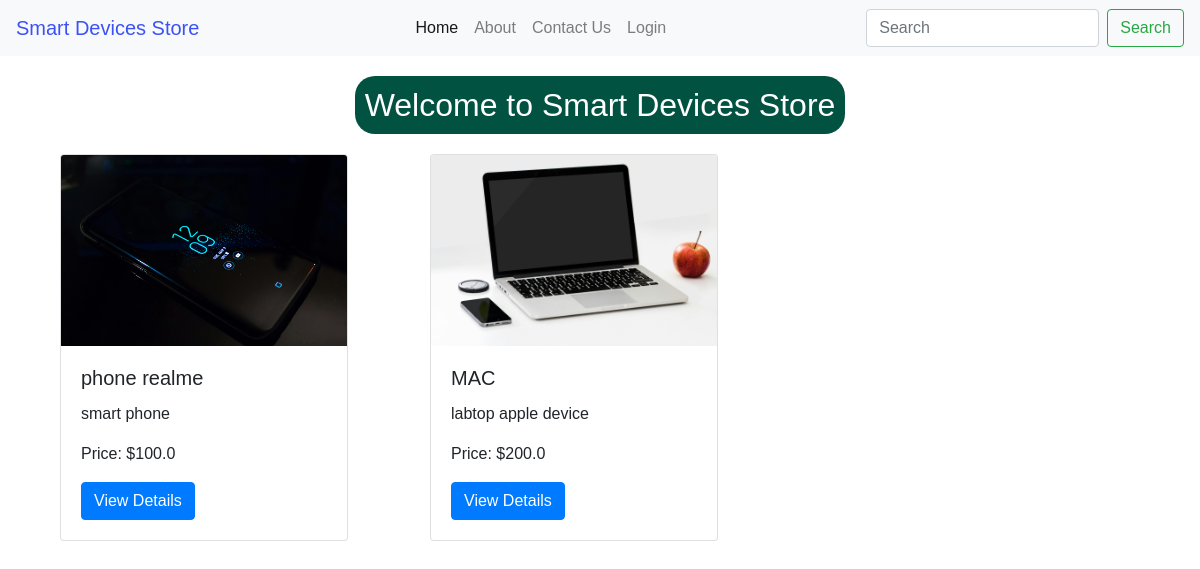
Before: / with the older database file.
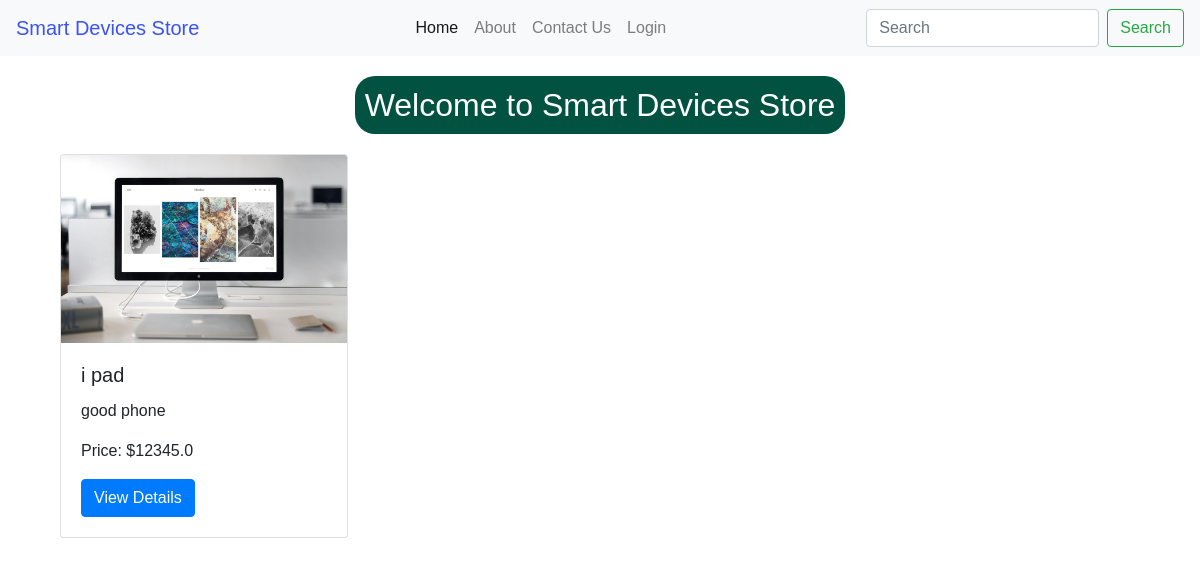
After: the same page with the newer database file.
### app/models.py (models this page shows)
class Product(db.Model):
    id = db.Column(db.Integer, primary_key=True)
    name = db.Column(db.String(100), nullable=False)
    description = db.Column(db.Text, nullable=False)
    price = db.Column(db.Float, nullable=False)
    image_filename = db.Column(db.String(100), nullable=False)
    orders = db.relationship('Order', backref='product', lazy=True, cascade="all, delete")

### app/routes.py (the view)
@app.route('/')
def index():
    products = Product.query.all()
    return render_template('index.html', products=products)

### app/templates/index.html
{% extends "base.html" %}
{% block content %}
<h2>Welcome to Smart Devices Store</h2>
<div class="container">
    <div class="row">
        {% if products %}
            {% for product in products %}
            <div class="col-md-4">
                <div class="card" style="width: 18rem;">
                    <img src="{{ url_for('static', filename='uploads/' ~ product.image_filename) }}" class="card-img-top" alt="{{ product.name }}">
                    <div class="card-body">
                        <h5 class="card-title">{{ product.name }}</h5>
                        <p class="card-text">{{ product.description }}</p>
                        <p class="card-text">Price: ${{ product.price }}</p>
                        <a href="{{ url_for('product', id=product.id) }}" class="btn btn-primary">View Details</a>
                    </div>
                </div>
            </div>
            {% endfor %}
        {% else %}
            <p >No products available.</p>
        {% endif %}
    </div>
</div>
{% endblock %}

Changed rows visible on the page:
removed Product: image_filename (picture), name "phone realme", description "smart phone", price "100.0"
changed Product: image_filename: a different picture; name "MAC" → "i pad"; description "labtop apple device" → "good phone"; price "200.0" → "12345.0"
